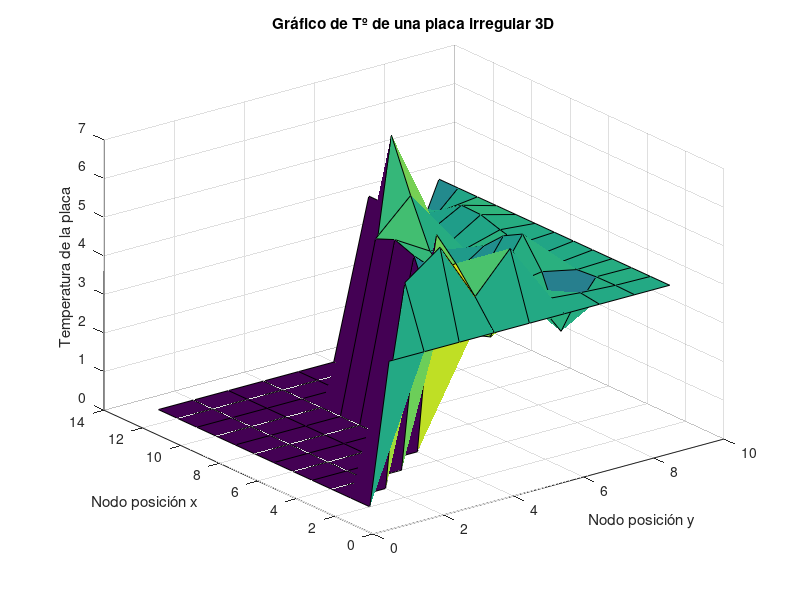

This figure's MATLAB source:
%% Para poder ejecutar el programa es necesario importar la matriz de valores A con el vector B
%% de los archivos "matris A.csv" y "vector B.csv"
%% y para ejecutarse deben estar en el mismo directorio.
A = dlmread("matriz A.csv",",")
B = dlmread("vector B.csv")
n = length(B)
format short

%  plp = true;
%  while plp
%    nn = input("Ingrese el numero de error posible a iterar, debe ser menor que 0.05: ");
%    if nn <0.05
%      plp = false;
%    end
%  end
nn = 0.0001
% Matriz D
D=zeros(n,n);
for i=1:1:n
    D(i,i)=A(i,i);
           
end

% Matriz U
F=zeros(n,n);
for c=1:1:n
    for f=c+1:1:n
        F(c,f) = A(c,f);
    end
end

% Matriz L
E = zeros(n,n);
for c=1:1:n
    for f=c+1:1:n
        E(f,c) = A(f,c);
    end
end

% Matriz Mgs y Vgs
Mgs=-inv(D+E)*F
Vgs= inv(D+E)*B 

% Iteraciones para solucion del sistema
x=zeros(n,1);
norm(Mgs,2);
norm((Mgs*x+Vgs - x),2);
printf ("Numero de iteraciones aproximadas a realizar")
k = ceil( log((nn*(1-norm(Mgs,2)))/norm((Mgs*x+Vgs - x),2))/log(norm(Mgs,2)) )

zz = input("Comienza el metodo iterativo, presione 'enter' ")

for i=0:1:k
      v = x;
      x=Mgs*x+Vgs
      x1 = x-v;
      e = norm(x1,2)/norm(x,2);
      if e < nn
	break
      end
end
printf("Solucion aproximada 'X' del sistema \n")
x
printf("Error relativo de corte \n")
e
printf("Cantidad de iteraciones realizadas \n")
i

matriz =zeros(8,13);
for i=1:1:13
   matriz(9,i)= 4;
end
for i=1:1:9
   matriz(i,1)= 4;
end
for i=1:1:12
   matriz(8,i+1)=x(i);
end
for i=1:1:12
   matriz(7,i+1)=x(i+12);
end
for i=1:1:9
   matriz(6,i+1)=x(i+24);
end
for i=1:1:8
   matriz(5,i+1)=x(i+33);
end
for i=1:1:3
   matriz(4,i+1)=x(i+41);
end

for i=1:1:2
   matriz(3,i+1)=x(i+44);
end
matriz(2,2)=x(47)
matriz
disp('Matriz resuelta por Diferencias Finitas:');
%disp(matriz);
figure(2);
surf(matriz');
title("Gráfico de Tº de una placa irregular 3D");
xlabel('Nodo posición y');
ylabel('Nodo posición x');
zlabel('Temperatura de la placa');
xxx = input("Presione enter para terminar")
